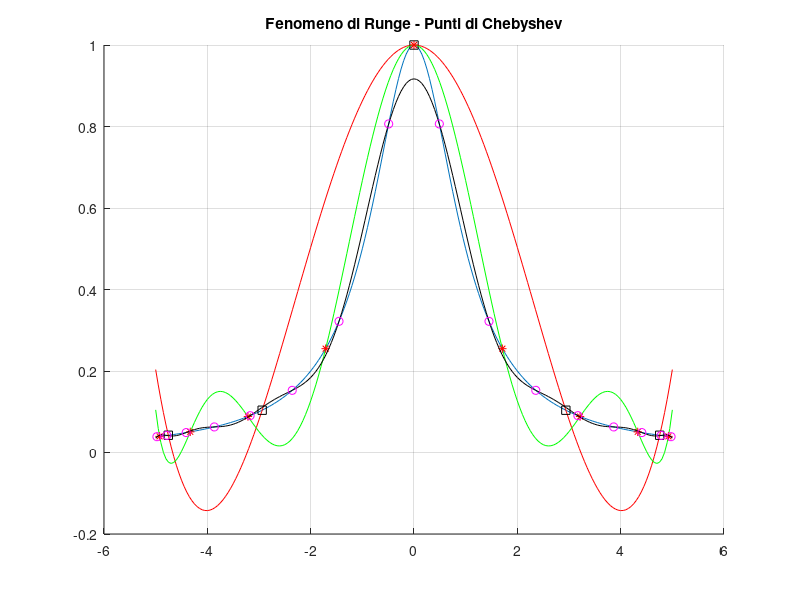

Here is the MATLAB script that generated this plot:
% Prepariamoci per la s1 prova di Analisi Numerica
% Corso di Laurea in Informatica, a.a. 2001-02
% Prof.ssa B. Paternoster
%
% Esercizio 2 (Fenomeno di Runge)
% -------------------------------
% Disegnare i grafici relativi ai polinomi di interpolazione di grado 4, 8 e 15
% individuati dalla funzione f(x) = 1/(1+x^2), x app. [-5,5], e dai seguenti
% insiemi di nodi:
% b) punti di Chebyshev:
%    (Per vaere n+1 punti di Chebyshev in [a,b], 
%     xi = ((a+b)/2) - ((b-a)/2 * cos((((2*i)+1)*pi_grego)/(2*(n+1)))), i = 0,1,...,n
% Commentare i risultati.

clear;
hold on;
grid on;
title('Fenomeno di Runge - Punti di Chebyshev');

% f(x)
x = -5 : 0.05 : 5;
y = 1./(1 + x.^2);
plot(x,y);
input(' Premi INVIO per continuare...\n');

% Polinomio di grado 4
n = 4;
for i = 0 : n
   xnodi(i+1) = -5 * cos((((2*i) + 1)*pi)/(2 * (n + 1)));
end
ynodi = 1./(1 + xnodi.^2);
p = polyfit(xnodi,ynodi,n);
y = polyval(p,x);
plot(x,y,'r',xnodi,ynodi,'sk');
input(' Premi INVIO per continuare...\n');

% Polinomio di grado 8
n = 8;
for i = 0 : n
   xnodi(i+1) = -5 * cos((((2*i) + 1)*pi)/(2 * (n + 1)));
end
ynodi = 1./(1 + xnodi.^2);
p = polyfit(xnodi,ynodi,n);
y = polyval(p,x);
plot(x,y,'g',xnodi,ynodi,'*r');
input(' Premi INVIO per continuare...\n');

% Polinomio di grado 15
n = 15;
for i = 0 : n
   xnodi(i+1) = -5 * cos((((2*i) + 1)*pi)/(2 * (n + 1)));
end
ynodi = 1./(1 + xnodi.^2);
p = polyfit(xnodi,ynodi,n);
y = polyval(p,x);
plot(x,y,'k',xnodi,ynodi,'om');
input(' Premi INVIO per terminare...\n');

hold off;
close;



